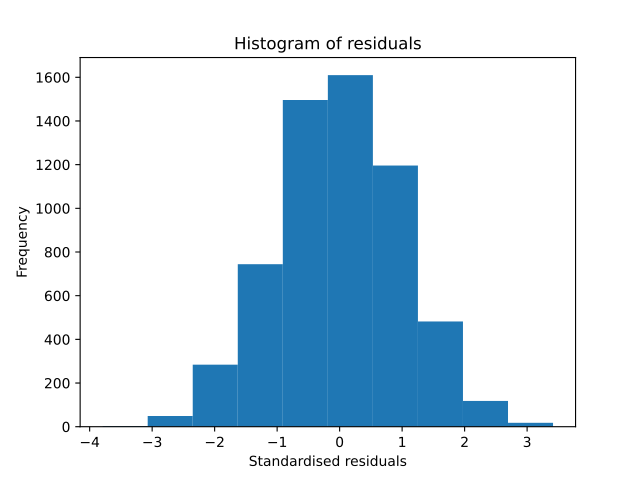

This chart was generated by the following Python code:
import matplotlib.pyplot as plt
from tensorly.decomposition import parafac
from tlviz.data import simulated_random_cp_tensor
from tlviz.visualisation import histogram_of_residuals
true_cp, X = simulated_random_cp_tensor((10, 20, 30), 3, seed=0)
est_cp = parafac(X, 3)
histogram_of_residuals(est_cp, X)
# Expected:
## <AxesSubplot: title={'center': 'Histogram of residuals'}, xlabel='Standardised residuals', ylabel='Frequency'>
plt.show()
